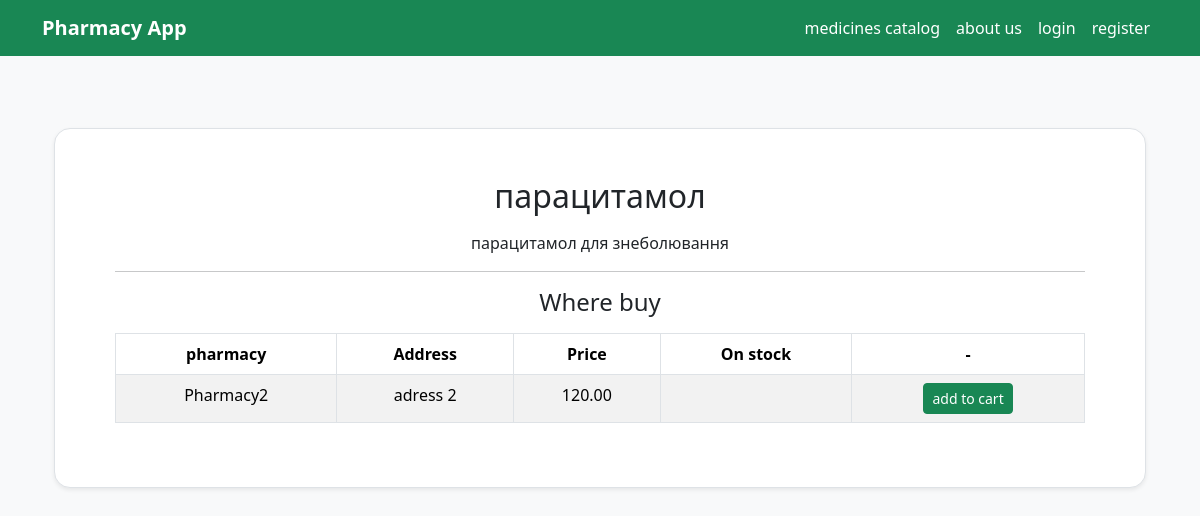
The page /1 on the database its author committed.
### medicines/models.py (models this page shows, shortened)
class Medicine(models.Model):
    name = models.CharField(max_length=200, verbose_name="Medicine")
    manufacturer = models.CharField(max_length=200, verbose_name="Manufacturer")
    description = models.TextField(verbose_name="Description")
    category = models.CharField(max_length=200, verbose_name="Category")
    prescription_required = models.BooleanField(default= False,verbose_name="Prescription")
    class Meta:
        verbose_name = "Medicine"
        verbose_name_plural = "Medicines"
        ordering = ['name']

### pharmacies/models.py (models this page shows, shortened)
class PharmacyMedicine(models.Model):
    pharmacy = models.ForeignKey(Pharmacy, on_delete=models.CASCADE, related_name='medicine_stock')
    medicine = models.ForeignKey(Medicine, on_delete=models.CASCADE, related_name='pharmacy_stock')
    price = models.DecimalField(max_digits=10, decimal_places=2, verbose_name="Medicine Price")
    quantity = models.PositiveIntegerField(default=0, verbose_name="Quantity")
    class Meta:
        constraints = [
            models.UniqueConstraint(
                fields=['pharmacy', 'medicine'],
                name='unique_pharmacy_medicine'
            )
        ]

class Pharmacy(models.Model):
    name = models.CharField(max_length=100, verbose_name="Pharmacy Name")
    address = models.CharField(max_length=300, verbose_name="Pharmacy Address")
    phone = models.CharField(max_length=20, verbose_name="Phone Number")
    working_hours = models.CharField(max_length=100,blank=True, verbose_name="Working Hours")
    class Meta:
        verbose_name_plural = "Pharmacies"
        ordering = ['name']
        db_table = 'pharmacies'
        unique_together = (('name','address'),)

### medicines/views.py (the view)
# urls.py: path('<int:pk>', details_view, name='details'),
def details_view(request, pk):
    medicine = get_object_or_404(Medicine, pk=pk)
    offers = PharmacyMedicine.objects.filter(medicine=medicine, quantity__gt=0).select_related('pharmacy').order_by('price')
    context = {
        'medicine': medicine,
        'offers': offers,
    }
    return render(request, 'medicines/details.html', context)

### templates/medicines/details.html (shortened to what this page needs)
{% extends 'base.html' %}
{% block content %}
<div class="content container my-5">
    <div class="p-5 mb-5 bg-white rounded-4 shadow-sm border">
        <div class="container py-0 text-center">
            <h2 class="mb-3">{{ medicine.name }}</h2>
            <p>
                {{ medicine.description }}
            </p>
            <hr>
            <h4 class="mb-3">Where buy</h4>
            <div class="table-responsive">
                <table class="table table-hover table-bordered table-striped bg-white">
                    <thead>
                    <tr>
                        <th>pharmacy</th>
                        <th>Address</th>
                        <th>Price</th>
                        <th>On stock</th>
                        <th>-</th>
                    </tr>
                    </thead>
                    <tbody>
                    {% for offer in offers %}
                        <tr>
                        <td>{{ offer.pharmacy.name }}</td>
                        <td>{{ offer.pharmacy.address }}</td>
                        <td>{{ offer.price }}</td>
                        <td>{{ offers.quantity }}</td>
                        <td>
                            <a href='{% url 'add_to_cart' offer.id %}' class="btn btn-success btn-sm"> add to cart</a>
                        </td>
                        </tr>
                    {% endfor %}
                    </tbody>
                </table>
            </div>
        </div>
    </div>
</div>
{% endblock %}

### templates/medicines/details.html (style rules this page uses)
th { color:grey; }

### rows shown on the page
Medicine: name "парацитамол", description "парацитамол для знеболювання"
PharmacyMedicine: pharmacy.name "Pharmacy2", pharmacy.address "adress 2", price "120.00"
